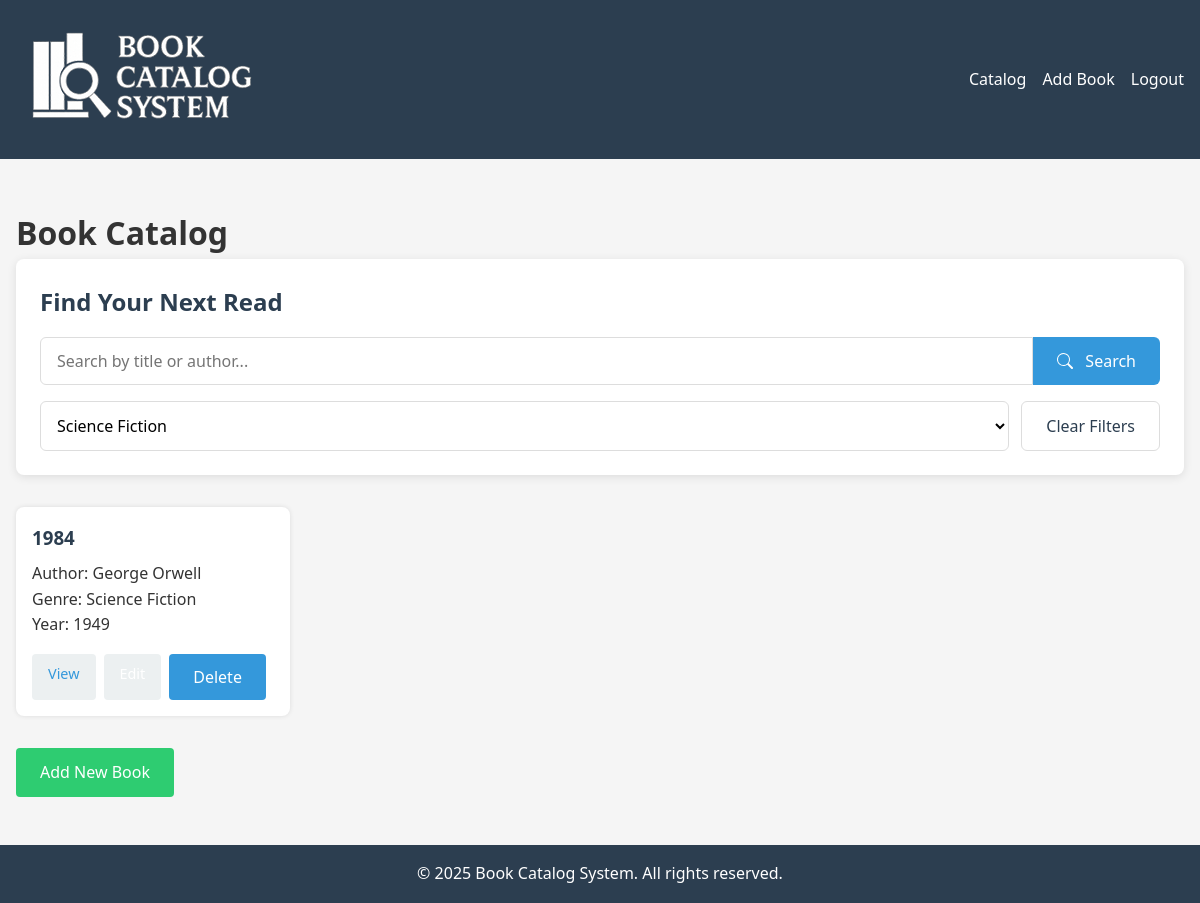
/pages/catalog.php?genre=Science Fiction (signed in), run on the app's committed database.
### tables this page shows
CREATE TABLE `books` (
  `book_id` int(11) NOT NULL,
  `title` varchar(255) NOT NULL,
  `author` varchar(255) NOT NULL,
  `isbn` varchar(20) DEFAULT NULL,
  `publication_year` int(11) DEFAULT NULL,
  `genre` varchar(100) DEFAULT NULL,
  `description` text DEFAULT NULL,
  `added_by` int(11) DEFAULT NULL
);

### pages/catalog.php (the view, shortened to what this page needs)
<?php
require_once '../server/db_connect.php';
$searchQuery = $_GET['search'] ?? '';
$selectedGenre = $_GET['genre'] ?? '';
$books = [];
try {
    $query = "SELECT * FROM books WHERE 1=1";
    $params = [];
    if (!empty($selectedGenre)) {
        $query .= " AND genre = ?";
        $params[] = $selectedGenre;
    }
    $stmt = $pdo->prepare($query);
    $stmt->execute($params);
    $books = $stmt->fetchAll(PDO::FETCH_ASSOC);
    $genreStmt = $pdo->query("SELECT DISTINCT genre FROM books WHERE genre IS NOT NULL ORDER BY genre");
    $availableGenres = $genreStmt->fetchAll(PDO::FETCH_COLUMN);
} catch (PDOException $e) {
    $error = "Database error: " . $e->getMessage();
}
include '../includes/header.php';
?>
<!DOCTYPE html>
<html lang="en">
<head>
    <link rel="stylesheet" href="../css/styles.css">
</head>
<body>
    <div class="catalog-container">
        <h1>Book Catalog</h1>
        <div class="search-filter-container">
            <h2>Find Your Next Read</h2>
            <form method="get" action="catalog.php" class="search-form">
                <div class="search-input-group">
                    <input type="text" name="search" placeholder="Search by title or author..."
                        value="<?= htmlspecialchars($searchQuery) ?>" class="search-input">
                    <button type="submit" class="search-button">
                        <svg xmlns="http://www.w3.org/2000/svg" width="16" height="16" fill="currentColor" viewBox="0 0 16 16">
                            <path d="M11.742 10.344a6.5 6.5 0 1 0-1.397 1.398h-.001c.03.04.062.078.098.115l3.85 3.85a1 1 0 0 0 1.415-1.414l-3.85-3.85a1.007 1.007 0 0 0-.115-.1zM12 6.5a5.5 5.5 0 1 1-11 0 5.5 5.5 0 0 1 11 0z"/>
                        </svg>
                        Search
                    </button>
                </div>
                <div class="filter-group">
                    <select name="genre" class="genre-select">
                        <?php foreach ($availableGenres as $genre): ?>
                            <option value="<?= htmlspecialchars($genre) ?>"
                                <?= ($selectedGenre === $genre) ? 'selected' : '' ?>>
                                <?= htmlspecialchars($genre) ?>
                            </option>
                        <?php endforeach; ?>
                    </select>
                    <button type="button" class="reset-filters" onclick="location.href='catalog.php'">
                        Clear Filters
                    </button>
                </div>
            </form>
        </div>
        <div class="book-list">
            <?php foreach ($books as $book): ?>
                <div class="book-card">
                    <h3><?= htmlspecialchars($book['title']) ?></h3>
                    <p>Author: <?= htmlspecialchars($book['author']) ?></p>
                    <?php if (!empty($book['genre'])): ?>
                        <p>Genre: <?= htmlspecialchars($book['genre']) ?></p>
                    <?php endif; ?>
                    <?php if (!empty($book['publication_year'])): ?>
                        <p>Year: <?= htmlspecialchars($book['publication_year']) ?></p>
                    <?php endif; ?>
                    <div class="book-actions">
                        <a href="view_book.php?id=<?= $book['book_id'] ?>" class="view-btn">View</a>
                        <a href="edit_book.php?id=<?= $book['book_id'] ?>" class="edit-btn">Edit</a>
                        <form action="../server/delete_book.php" method="POST" class="delete-form">
                            <button type="submit" class="delete-btn" onclick="return confirm('Are you sure you want to delete this book?')">
                                Delete
                            </button>
                        </form>
                    </div>
                </div>
            <?php endforeach; ?>
        </div>
        <a href="add_book.php" class="add-book-button">Add New Book</a>
    </div>
</body>
</html>
<?php include '../includes/footer.php'; ?>

### css/styles.css (style rules this page uses)
:root { --primary-color: #3498db; --secondary-color: #2980b9; --accent-color: #e74c3c; --light-color: #ecf0f1; --dark-color: #2c3e50; --success-color: #2ecc71; --warning-color: #f39c12; --error-color: #e74c3c; }
* { margin: 0; padding: 0; box-sizing: border-box; font-family: 'Segoe UI', Tahoma, Geneva, Verdana, sans-serif; }
body { background-color: #f5f5f5; color: #333; line-height: 1.6; }
a { text-decoration: none; color: var(--primary-color); }
button { background-color: var(--primary-color); color: white; border: none; padding: 0.75rem 1.5rem; border-radius: 4px; cursor: pointer; font-size: 1rem; }
.catalog-container { max-width: 1200px; margin: 2rem auto; padding: 1rem; }
.book-list { display: grid; grid-template-columns: repeat(auto-fill, minmax(250px, 1fr)); gap: 1.5rem; }
.book-card { background: white; padding: 1rem; border-radius: 8px; box-shadow: 0 0 5px rgba(0, 0, 0, 0.1); }
.book-card h3 { margin-bottom: 0.5rem; color: var(--dark-color); }
.book-actions { margin-top: 1rem; display: flex; gap: 0.5rem; }
.book-actions a { padding: 0.5rem 1rem; background: var(--light-color); border-radius: 4px; font-size: 0.9rem; }
.add-book-button { display: inline-block; margin-top: 2rem; padding: 0.75rem 1.5rem; background: var(--success-color); color: white; border-radius: 4px; }
.book-list { display: grid; grid-template-columns: repeat(auto-fill, minmax(250px, 1fr)); gap: 1.5rem; margin-top: 1rem; }
.search-filter-container { background: white; padding: 1.5rem; border-radius: 8px; box-shadow: 0 2px 10px rgba(0, 0, 0, 0.1); margin-bottom: 2rem; }
.search-filter-container h2 { margin-top: 0; color: var(--dark-color); font-size: 1.5rem; margin-bottom: 1rem; }
.search-form { display: flex; flex-direction: column; gap: 1rem; }
.search-input-group { display: flex; width: 100%; }
.search-input { flex: 1; padding: 0.75rem 1rem; border: 1px solid #ddd; border-radius: 6px 0 0 6px; font-size: 1rem; transition: border-color 0.3s; }
.search-button { background-color: var(--primary-color); color: white; border: none; padding: 0 1.5rem; border-radius: 0 6px 6px 0; cursor: pointer; display: flex; align-items: center; gap: 0.5rem; transition: background-color 0.3s; }
.search-button svg { margin-right: 0.25rem; }
.filter-group { display: flex; gap: 0.75rem; }
.genre-select { flex: 1; padding: 0.75rem; border: 1px solid #ddd; border-radius: 6px; font-size: 1rem; background-color: white; cursor: pointer; }
.reset-filters { background: none; border: 1px solid #ddd; color: var(--dark-color); padding: 0 1.5rem; border-radius: 6px; cursor: pointer; transition: all 0.3s; }
.book-actions { display: flex; gap: 0.5rem; margin-top: 1rem; }
.edit-btn { padding: 0.5rem 1rem; background: var(--warning-color); color: white; border-radius: 4px; text-decoration: none; font-size: 0.9rem; }

### data on the page
books: title "1984", author "George Orwell", genre "Science Fiction", publication_year "1949"

### other printed values
form field genre "Science Fiction"
